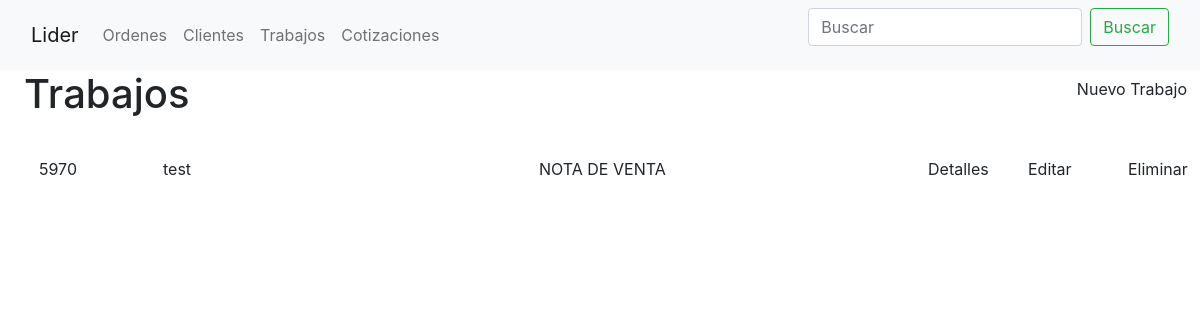
Before: /trabajos/ with the older database file.
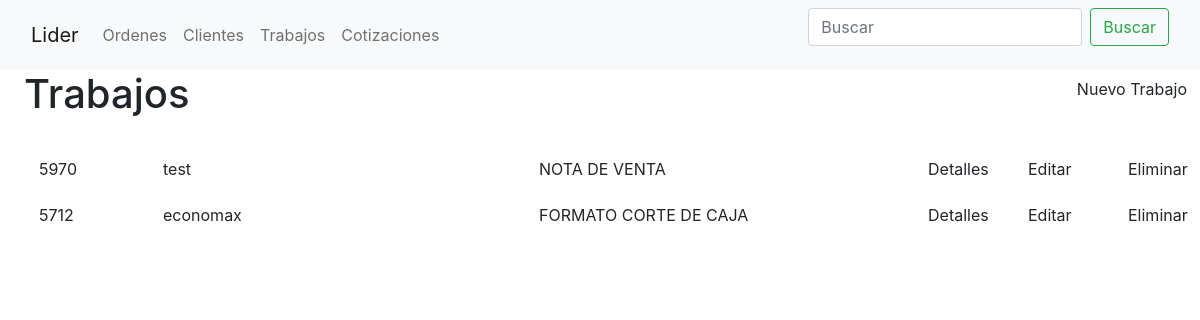
After: the same page with the newer database file.
### orders/models.py (models this page shows, shortened)
class Lider(models.Model):
    lider_id = models.CharField('Numero de Lider', max_length=4,
                                validators=[RegexValidator(r'^\d{1,10}$')], primary_key=True)
    doc_description = models.CharField(verbose_name='Descripcion del documento',
                                       max_length=250, default='NOTA DE VENTA')
    customer = models.ForeignKey(Customer, on_delete=models.CASCADE, default='')
    doc_inks = models.CharField(max_length=14, choices=[('negra', 'NEGRA'),
                                                        ('reflex', 'AZUL REFLEX'),
                                                        ('rojo032', 'ROJO 032CV'),
                                                        ('naranjaDirecto', 'NARANJA DIRECTO')
                                                        ],
                                default='reflex')

class Customer(models.Model):
    name_company = models.CharField(verbose_name='Nombre/Empresa', max_length=50)
    email = models.EmailField(verbose_name='Correo', null=True)
    phone_number = models.CharField(verbose_name='Telefono', max_length=10, validators=[RegexValidator(r'^\d{1,10}$')])
    address = models.CharField(verbose_name='Domicilio', max_length=100, null=True)
    shipping = models.BooleanField(verbose_name='Entrega a domicilio')
    def __str__(self):
        return self.name_company

### lider/views.py (the view)
# urls.py: path('', LiderView.as_view(), name='lider'),
class LiderView(ListView):
    model = Lider
    template_name = 'lider/lider.html'

### templates/lider/lider.html
{% extends 'orders/base.html' %}
{% block content %}
        <div class="row mb-4">
        <div class="col ms-4">
        <h1>Trabajos</h1>
        </div>
        <div class="col-auto">
                <h4><button class="btn">Nuevo Trabajo</button></h4>
        </div>
    </div>
    {% for trabajo in object_list %}
        <div class="row mb-2 mx-auto">
            <a class="col-1 mx-4 my-auto link-dark" href="#">{{ trabajo.lider_id}}</a>
            <a class="col mx-auto my-auto link-dark" href="{% url 'customer-detail' trabajo.customer.id %}">{{trabajo.customer}}</a>
            <div class="col my-auto mx-auto">{{trabajo.doc_description}}</div>
            <div class="col-1"> <a href="#" class="btn">Detalles</a></div>
            <div class="col-1"> <a href="#" class="btn">Editar</a></div>
            <div class="col-1"> <a href="#" class="btn">Eliminar</a></div>
        </div>
    {% endfor %}
{% endblock content%}

Changed rows visible on the page:
added Lider: lider_id "5712", customer "economax", doc_description "FORMATO CORTE DE CAJA"
